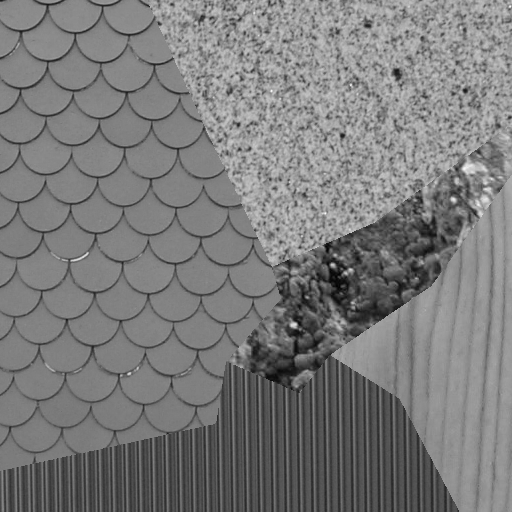
%> input picture EE569_2024Spring_HW4_materials/composite.png, 512 x 512 px
$ octave p2a.m   (GNU Octave 9; MATLAB toolbox functions it lacks are replaced by stand-ins)
%> lines starting %> are read from the running program, lines starting %| are printed output that depends on the picture
image = imread('EE569_2024Spring_HW4_materials/composite.png');
%> image is the input picture: size 512x512 uint8; min 2, max 250, mean 122.7

if size(image, 3) == 3
    image = rgb2gray(image);
end

L5 = [1 4 6 4 1];
E5 = [-1 -2 0 2 1];
S5 = [-1 0 2 0 -1];
W5 = [-1 2 0 -2 1];
R5 = [1 -4 6 -4 1];

filterBank = {
    conv2(L5', L5), conv2(L5', E5), conv2(L5', S5), conv2(L5', W5), conv2(L5', R5), conv2(E5', L5), conv2(E5', E5), conv2(E5', S5), conv2(E5', W5), conv2(E5', R5), conv2(S5', L5), conv2(S5', E5), conv2(S5', S5), conv2(S5', W5), conv2(S5', R5), conv2(W5', L5), conv2(W5', E5), conv2(W5', S5), conv2(W5', W5), conv2(W5', R5), conv2(R5', L5), conv2(R5', E5), conv2(R5', S5), conv2(R5', W5), conv2(R5', R5)
};

[numRows, numCols] = size(image);
%> numRows = 512; numCols = 512
numFilters = length(filterBank);
energyFeatures = zeros(numRows, numCols, numFilters);

for i = 1:numFilters
    filterResponse = abs(conv2(double(image), filterBank{i}, 'same'));
    energyFeatures(:, :, i) = filterResponse;
end
%> this loop made 25 passes
%> pass 1, `filterResponse = abs(conv2(double(image), filterBank{i}, 'same'));`:
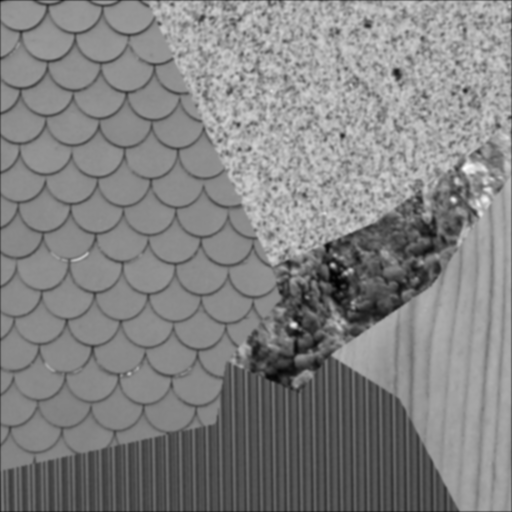
%> filterResponse: size 512x512 double; min 2101, max 59064, mean 31318.9; drawn with min black and max white
%> pass 2, `filterResponse = abs(conv2(double(image), filterBank{i}, 'same'));`:
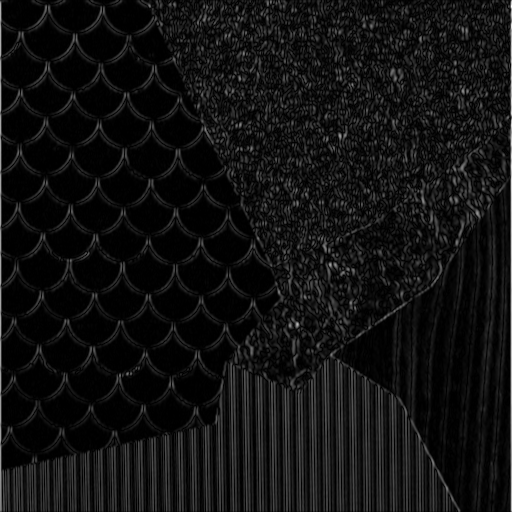
%> filterResponse: size 512x512 double; min 0, max 9717, mean 675; drawn with min black and max white
%> pass 3, `filterResponse = abs(conv2(double(image), filterBank{i}, 'same'));`:
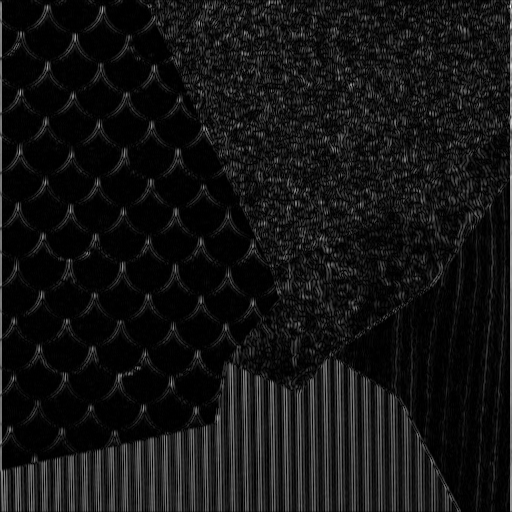
%> filterResponse: size 512x512 double; min 0, max 4271, mean 333.7; drawn with min black and max white


windowSize = 10;
energyMap = zeros(numRows, numCols, numFilters);
for i = 1:numFilters
    energyMap(:, :, i) = conv2(energyFeatures(:, :, i).^2, ones(windowSize)/(windowSize^2), 'same');
end


L5TL5_energy = energyMap(:, :, 1);
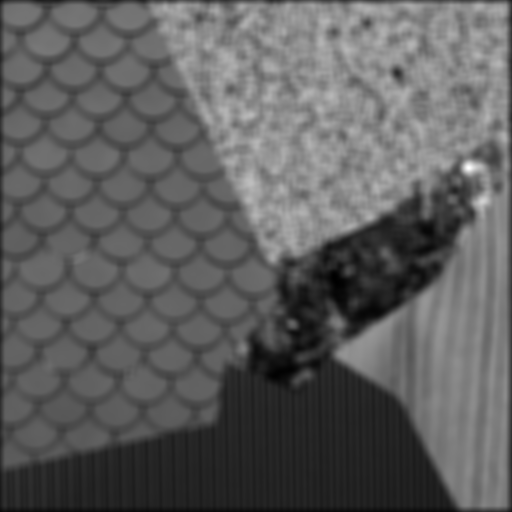
%> L5TL5_energy: size 512x512 double; min 28073515.5, max 2.74e+09, mean 1.04e+09; drawn with min black and max white
normalizedEnergyMap = energyMap;
for i = 1:numFilters
    if i ~= 1
        normalizedEnergyMap(:, :, i) = energyMap(:, :, i) ./ (L5TL5_energy + eps);
    end
end

numTextures = 5;
normalizedEnergyMap24 = normalizedEnergyMap(: , : , 2:end);
features = reshape(normalizedEnergyMap, [], numFilters);
[~, centroids] = kmeans(features, numTextures, 'MaxIter', 2000);
centroids = double(centroids);

idx = dsearchn(centroids, features);
segmented_image = reshape(idx, numRows, numCols);
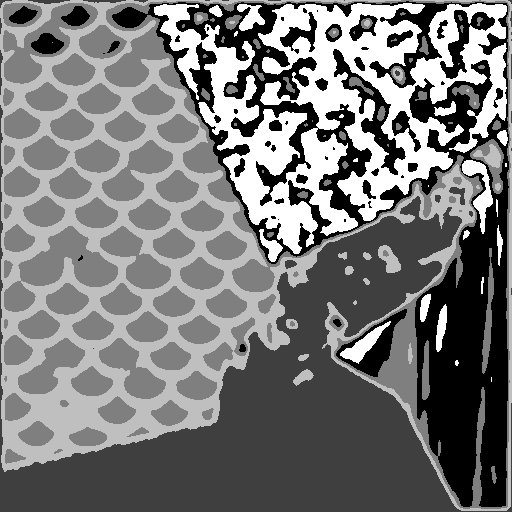
%> segmented_image: size 512x512 double; min 1, max 5, mean 2.9; drawn with min black and max white

figure;
imagesc(segmented_image);
colormap(jet(numTextures));
colorbar;
title('Segmented Image');

$ run again, with EE569_2024Spring_HW4_materials/cat_1.png copied over EE569_2024Spring_HW4_materials/composite.png
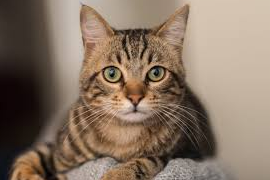
%> input picture EE569_2024Spring_HW4_materials/cat_1.png, 270 x 180 px
%> image is the input picture: size 180x270x3 uint8; mean R, G, B 135.4, 116.3, 99.8
%> image: size 180x270 uint8
%> `L5TL5_energy = energyMap(:, :, 1);`:
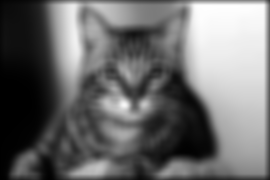
%> L5TL5_energy: size 180x270 double; min 1178666.9, max 2.61e+09, mean 1.12e+09; drawn with min black and max white
%> `segmented_image = reshape(idx, numRows, numCols);`:
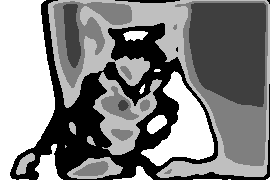
%> segmented_image: size 180x270 double; min 1, max 5, mean 3.05; drawn with min black and max white

$ run again, with EE569_2024Spring_HW4_materials/cat_3.png copied over EE569_2024Spring_HW4_materials/composite.png
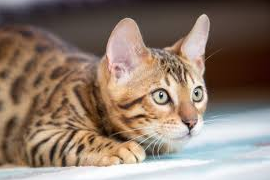
%> input picture EE569_2024Spring_HW4_materials/cat_3.png, 270 x 180 px
%> image is the input picture: size 180x270x3 uint8; mean R, G, B 141.2, 122.4, 109.1
%> image: size 180x270 uint8
%> `L5TL5_energy = energyMap(:, :, 1);`:
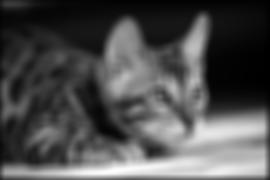
%> L5TL5_energy: size 180x270 double; min 7036464.4, max 4.09e+09, mean 1290539042; drawn with min black and max white
%> `segmented_image = reshape(idx, numRows, numCols);`:
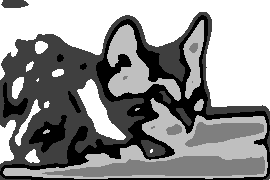
%> segmented_image: size 180x270 double; min 1, max 5, mean 3.28; drawn with min black and max white
